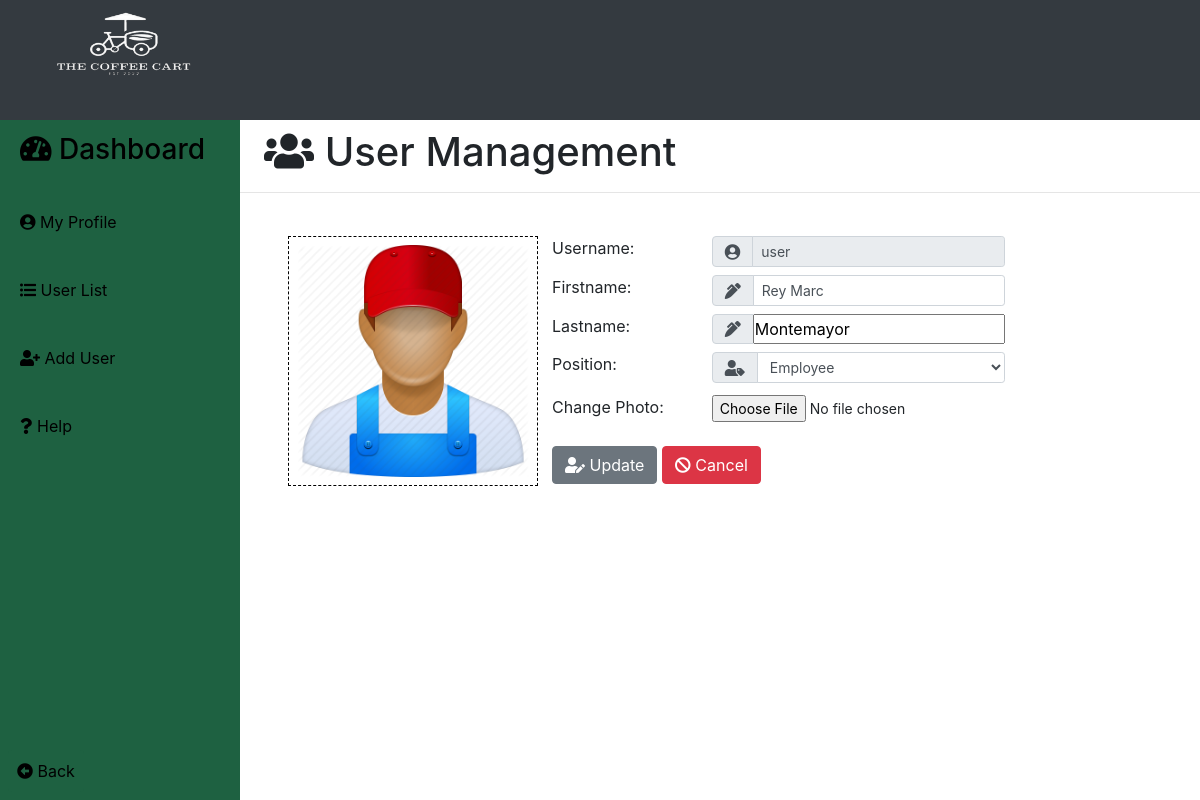
Page /user/update_user.php?id=17 (signed in) on the committed database.
### tables this page shows
CREATE TABLE `users` (
  `id` int(11) NOT NULL AUTO_INCREMENT,
  `username` varchar(30) NOT NULL,
  `firstname` varchar(30) NOT NULL,
  `lastname` varchar(30) NOT NULL,
  `position` varchar(20) NOT NULL,
  `contact_number` varchar(30) NOT NULL,
  `image` varchar(30) NOT NULL,
  `password` varchar(60) NOT NULL,
  UNIQUE KEY `user_id` (`id`),
  UNIQUE KEY `username` (`username`)
);

### user/update_user.php (the view, shortened to what this page needs)
<?php
	include("../server/connection.php");
  	if (isset($_GET['id'])){
		$id   =   $_GET['id'];
		$sql  =   "SELECT * FROM users WHERE id = '$id'";
		$result   = mysqli_query($db, $sql);
		$row  =   mysqli_fetch_array($result);
?>
<!DOCTYPE html>
<html>
<head>
	<?php include('../templates/head1.php');?>
</head>
<body>
	<div class="contain h-100">
		<div class="header bg-dark">
		<img class="img-fluid w-100 mt-10 ml-1" src="../images/03.png" >
		</div>
<div class="sidebar">
	<button><h3><i class="fas fa-tachometer-alt"></i> Dashboard</h3></button>
	<button id="sidebar_button" onclick="window.location.href='../user/profile.php'"><i class="fas fa-user-circle"></i> My Profile</button>
	<button id="sidebar_button" onclick="window.location.href='../user/user.php'"><i class="fas fa-list-ul"></i>  User List</button>
	<button id="sidebar_button" onclick="window.location.href='../user/user.php'"><i class="fas fa-user-plus"></i>  Add User</button>
	<button id="sidebar_button" type="button" data-toggle="popover" title="User Management" data-content="Here you will create, update, delete and view user profiles." data-placement="bottom"><i class="fas fa-question"></i> Help</button>
	<div class="fixed-bottom">
		<button class="btn m-2 p-2" id="sidebar_button" onclick="window.location.href='../main.php'"><i class="fas fa-arrow-alt-circle-left"></i> Back</button>
	</div>
</div>
		<div class="main">
			<div class="side">
				<h1 class="ml-4 pt-2"><i class="fas fa-users"></i> User Management</h1>
				<hr>
			</div>
			<div class="first_side ml-5 mt-5 mr-3">
				<div style="border:1px dashed black; width: 250px;height: 250px;">
					<?php echo "<img class='img-fluid p-2 h-100 w-100' src='../images/".$row['image']."'>";?>
				</div>
			</div>
			<div class="second_side ml-4">
					<table class="mt-5">
						<tbody>
							<tr>
								<td  valign="baseline">Username:</td>
								<td class="pl-5 pb-2"><div class="input-group"><div class="input-group-prepend"><span class="input-group-text" id="basic-addon1"><i class="fas fa-user-circle"></i></span></div><input type="text" name="username" value="<?php echo $row['username'];?>" readonly class="form-control form-control-sm" required></div></td>
							</tr>
							<tr>
								<td  valign="baseline">Firstname:</td>
								<td class="pl-5 pb-2"><div class="input-group"><div class="input-group-prepend"><span class="input-group-text" id="basic-addon1"><i class="fas fa-pen-alt"></i></span></div><input type="text" name="firstname" value="<?php echo $row['firstname'];?>" class="form-control form-control-sm" required></div></td>
							</tr>
							<tr>
								<td  valign="baseline">Lastname:</td>
								<td class="pl-5 pb-2"><div class="input-group"><div class="input-group-prepend"><span class="input-group-text" id="basic-addon1"><i class="fas fa-pen-alt"></i></span></div><input type="text" name="lastname" pattern="[A-Za-z]+" title="Name must not contain numbers or spaces e.g John12" value="<?php echo $row['lastname'];?>"></div></td>
							</tr>
							<tr>
								<td  valign="baseline">Position:</td>
								<td class="pl-5 pb-2 ">
									<div class="input-group"><div class="input-group-prepend"><span class="input-group-text" id="basic-addon1">
									<i class="fas fa-user-tag"></i></span></div>
									<select name="position" class="form-control form-control-sm">
										<option value="<?php echo $row['position'];?>"><?php echo $row['position'];?></option>
									</select></div>
								</td>
							</tr>
							<tr>
								<td>Change Photo:</td>
								<td><input class="form-control-sm pl-5" type="file" name="image" style="padding-left:80px;"></td>
							</tr>
						</tbody>
					</table>
					<div class="text-left mt-4">
						<button type="submit" name="update" class="btn btn-secondary"><i class="fas fa-user-edit"></i> Update</button>
						<button type="button" class="btn btn-danger" onclick="window.location.href='../user/user.php'" ><i class="fas fa-ban"></i> Cancel</button>
					<?php } ?>
					</div>
		</div>
	</div>
</body>
</html>

### templates/head1.php (style rules this page uses)
input[name="image"] { width: 250px; }

### rows in the picture
users: image (picture), username "user", firstname "Rey Marc", lastname "Montemayor", position "Employee"
